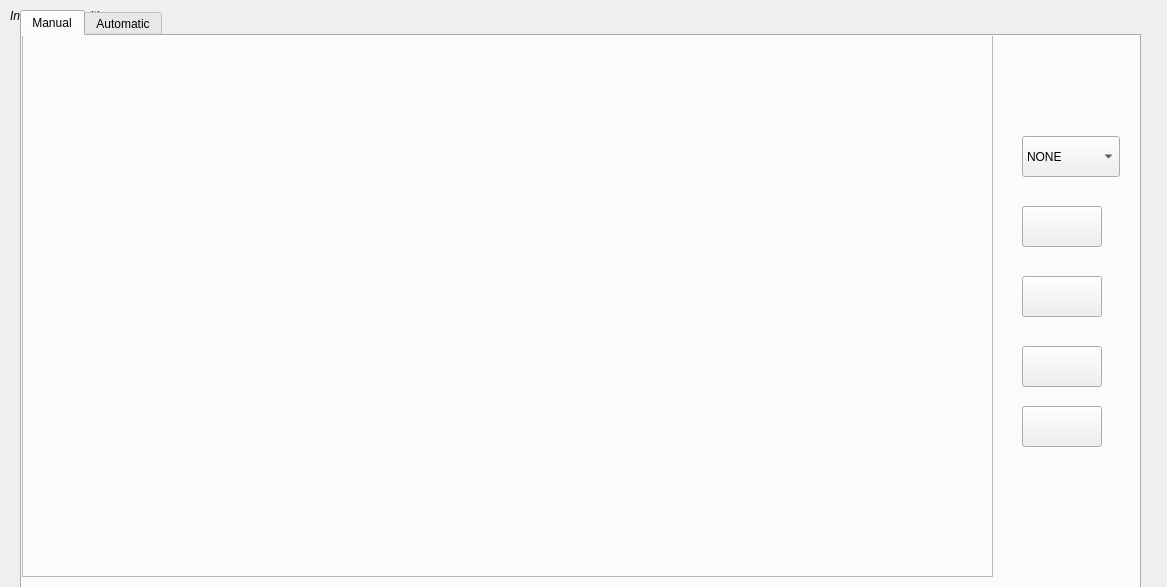
<?xml version="1.0" encoding="UTF-8"?>
<ui version="4.0">
 <class>mainWindow</class>
 <widget class="QWidget" name="mainWindow">
  <property name="geometry">
   <rect>
    <x>0</x>
    <y>0</y>
    <width>1167</width>
    <height>587</height>
   </rect>
  </property>
  <property name="windowTitle">
   <string>Form</string>
  </property>
  <widget class="QTabWidget" name="tabIntrinsicAcq">
   <property name="geometry">
    <rect>
     <x>20</x>
     <y>10</y>
     <width>1121</width>
     <height>581</height>
    </rect>
   </property>
   <property name="currentIndex">
    <number>0</number>
   </property>
   <widget class="QWidget" name="tab">
    <attribute name="title">
     <string>Manual</string>
    </attribute>
    <widget class="QFrame" name="frameCameraM">
     <property name="geometry">
      <rect>
       <x>0</x>
       <y>-10</y>
       <width>971</width>
       <height>551</height>
      </rect>
     </property>
     <property name="frameShape">
      <enum>QFrame::StyledPanel</enum>
     </property>
     <property name="frameShadow">
      <enum>QFrame::Raised</enum>
     </property>
     <widget class="QWidget" name="verticalLayoutWidget">
      <property name="geometry">
       <rect>
        <x>0</x>
        <y>10</y>
        <width>971</width>
        <height>541</height>
       </rect>
      </property>
      <layout class="QVBoxLayout" name="displayManual"/>
     </widget>
    </widget>
    <widget class="QPushButton" name="captureButton">
     <property name="geometry">
      <rect>
       <x>1000</x>
       <y>240</y>
       <width>80</width>
       <height>41</height>
      </rect>
     </property>
     <property name="text">
      <string/>
     </property>
    </widget>
    <widget class="QComboBox" name="comboBoxManual">
     <property name="geometry">
      <rect>
       <x>1000</x>
       <y>100</y>
       <width>98</width>
       <height>41</height>
      </rect>
     </property>
     <item>
      <property name="text">
       <string>NONE</string>
      </property>
     </item>
     <item>
      <property name="text">
       <string>RGB</string>
      </property>
     </item>
     <item>
      <property name="text">
       <string>DEPTH</string>
      </property>
     </item>
     <item>
      <property name="text">
       <string>THERMAL</string>
      </property>
     </item>
    </widget>
    <widget class="QPushButton" name="saveButton">
     <property name="geometry">
      <rect>
       <x>1000</x>
       <y>370</y>
       <width>80</width>
       <height>41</height>
      </rect>
     </property>
     <property name="text">
      <string/>
     </property>
    </widget>
    <widget class="QPushButton" name="onButton">
     <property name="geometry">
      <rect>
       <x>1000</x>
       <y>170</y>
       <width>80</width>
       <height>41</height>
      </rect>
     </property>
     <property name="text">
      <string/>
     </property>
    </widget>
    <widget class="QPushButton" name="offButton">
     <property name="geometry">
      <rect>
       <x>1000</x>
       <y>310</y>
       <width>80</width>
       <height>41</height>
      </rect>
     </property>
     <property name="text">
      <string/>
     </property>
    </widget>
   </widget>
   <widget class="QWidget" name="tab_2">
    <attribute name="title">
     <string>Automatic</string>
    </attribute>
    <widget class="QLineEdit" name="NoImages">
     <property name="geometry">
      <rect>
       <x>1000</x>
       <y>190</y>
       <width>41</width>
       <height>21</height>
      </rect>
     </property>
     <property name="text">
      <string>10</string>
     </property>
    </widget>
    <widget class="QLineEdit" name="cornerX">
     <property name="geometry">
      <rect>
       <x>1000</x>
       <y>60</y>
       <width>41</width>
       <height>21</height>
      </rect>
     </property>
     <property name="text">
      <string>9</string>
     </property>
    </widget>
    <widget class="QLineEdit" name="cornerY">
     <property name="geometry">
      <rect>
       <x>1050</x>
       <y>60</y>
       <width>41</width>
       <height>21</height>
      </rect>
     </property>
     <property name="text">
      <string>6</string>
     </property>
    </widget>
    <widget class="QFrame" name="frameCameraA">
     <property name="geometry">
      <rect>
       <x>-10</x>
       <y>-10</y>
       <width>981</width>
       <height>521</height>
      </rect>
     </property>
     <property name="frameShape">
      <enum>QFrame::StyledPanel</enum>
     </property>
     <property name="frameShadow">
      <enum>QFrame::Raised</enum>
     </property>
     <widget class="QWidget" name="verticalLayoutWidget_2">
      <property name="geometry">
       <rect>
        <x>10</x>
        <y>10</y>
        <width>971</width>
        <height>511</height>
       </rect>
      </property>
      <layout class="QVBoxLayout" name="displayAuto"/>
     </widget>
    </widget>
    <widget class="QPushButton" name="startButton">
     <property name="geometry">
      <rect>
       <x>1000</x>
       <y>300</y>
       <width>71</width>
       <height>41</height>
      </rect>
     </property>
     <property name="text">
      <string/>
     </property>
    </widget>
    <widget class="QPushButton" name="stopButton">
     <property name="geometry">
      <rect>
       <x>1000</x>
       <y>360</y>
       <width>71</width>
       <height>41</height>
      </rect>
     </property>
     <property name="text">
      <string/>
     </property>
    </widget>
    <widget class="QComboBox" name="comboBoxAuto">
     <property name="geometry">
      <rect>
       <x>1000</x>
       <y>240</y>
       <width>91</width>
       <height>41</height>
      </rect>
     </property>
     <item>
      <property name="text">
       <string>NONE</string>
      </property>
     </item>
     <item>
      <property name="text">
       <string>RGB</string>
      </property>
     </item>
     <item>
      <property name="text">
       <string>DEPTH</string>
      </property>
     </item>
     <item>
      <property name="text">
       <string>THERMAL</string>
      </property>
     </item>
    </widget>
    <widget class="QLabel" name="label">
     <property name="geometry">
      <rect>
       <x>1000</x>
       <y>40</y>
       <width>81</width>
       <height>17</height>
      </rect>
     </property>
     <property name="text">
      <string>Dimension:</string>
     </property>
    </widget>
    <widget class="QLabel" name="label_2">
     <property name="geometry">
      <rect>
       <x>1000</x>
       <y>170</y>
       <width>51</width>
       <height>17</height>
      </rect>
     </property>
     <property name="text">
      <string>amout:</string>
     </property>
    </widget>
    <widget class="QProgressBar" name="progressBarAcq">
     <property name="geometry">
      <rect>
       <x>0</x>
       <y>520</y>
       <width>1111</width>
       <height>16</height>
      </rect>
     </property>
     <property name="value">
      <number>0</number>
     </property>
     <property name="textVisible">
      <bool>false</bool>
     </property>
    </widget>
    <widget class="QLabel" name="labelNoImage">
     <property name="geometry">
      <rect>
       <x>1010</x>
       <y>460</y>
       <width>61</width>
       <height>31</height>
      </rect>
     </property>
     <property name="text">
      <string>0</string>
     </property>
    </widget>
    <widget class="QLabel" name="label_3">
     <property name="geometry">
      <rect>
       <x>1000</x>
       <y>100</y>
       <width>71</width>
       <height>20</height>
      </rect>
     </property>
     <property name="text">
      <string>period(s):</string>
     </property>
    </widget>
    <widget class="QLineEdit" name="periodAcq">
     <property name="geometry">
      <rect>
       <x>1000</x>
       <y>130</y>
       <width>41</width>
       <height>21</height>
      </rect>
     </property>
     <property name="text">
      <string>1</string>
     </property>
    </widget>
    <widget class="QLabel" name="label_4">
     <property name="geometry">
      <rect>
       <x>1010</x>
       <y>440</y>
       <width>67</width>
       <height>17</height>
      </rect>
     </property>
     <property name="text">
      <string>captured</string>
     </property>
    </widget>
   </widget>
  </widget>
  <widget class="QLabel" name="labelHeader">
   <property name="geometry">
    <rect>
     <x>10</x>
     <y>0</y>
     <width>251</width>
     <height>31</height>
    </rect>
   </property>
   <property name="font">
    <font>
     <italic>true</italic>
    </font>
   </property>
   <property name="text">
    <string>Intrinsic Acquisition</string>
   </property>
  </widget>
  <zorder>labelHeader</zorder>
  <zorder>tabIntrinsicAcq</zorder>
 </widget>
 <resources/>
 <connections/>
</ui>
